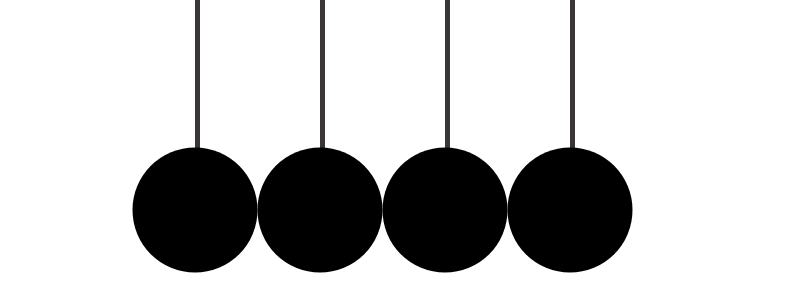
Frame 1 (no input)
Frame 60 (no input): identical to frame 1, image omitted
Frame 120 (the mouse pressed at the canvas centre since frame 60): identical to frame 1, image omitted

The p5.js sketch that drew this single still picture (run headless with seeded random() and noise() and a simulated clock; from frame 60 on, the mouse is pressed at the canvas centre):

// p5.js sketch
// ── sketch.js
function setup() { 
createCanvas(800, 300); 
 smooth(); 
 noStroke(); 
} 

function draw() { 
  background(255); 
  fill(59,54,54); 
  rect(195, 0, 5, 150) ; 
  rect(320, 0, 5, 150); 
  rect(445, 0, 5, 150); 
  rect(570, 0, 5, 150); 
  
  fill(0); 
  ellipse(195, 210, 125, 125); 
  ellipse(320, 210, 125, 125); 
  ellipse(445, 210, 125, 125); 
  ellipse(570, 210, 125, 125); 

} 
